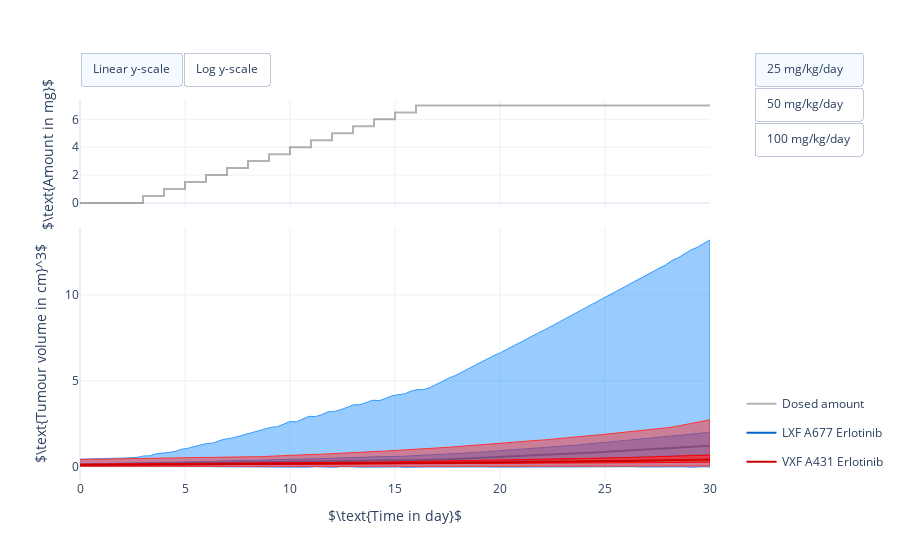

The cell this chart's notebook holds for it:
### Code cell
#
# Illustrate population PKPD simulation.
#
# Needs above defined dosing regimens, percentiles, times, simulation results,
# and the population size:
# [dosing_regimens, percentiles, times, population_results, N]
#

# import plotly.io
import plotly.graph_objects as go
from plotly.subplots import make_subplots


# Create figure
#fig = go.Figure()
fig = make_subplots(rows=2, cols=1, shared_xaxes=True, row_heights=[0.3, 0.7], vertical_spacing=0.05)

# Plot simulations for different dosing strategies
for dose_id, dose_series in enumerate(dosing_time_series):
    # Plot administered drug
    fig.add_trace(
        go.Scatter(
            x=dose_series[0, :],
            y=dose_series[1, :],
            name="Dosed amount",
            hovertemplate=
                    "<b></b>Cumulative amount of compound<br>" +
                    "Time: %{x:.0f} day<br>" +
                    "Amount: %{y:.01f} mg<br>" +
                    "<extra></extra>",
            line=dict(color='rgb(0, 0, 0)'),
            mode='lines',
            opacity=0.3,
            visible = dose_id == 0),  # Only show first dosing regimen
        row=1,
        col=1)

    # Plot data LXF A677 Erlotinib
    # Plot 0th percentile to 100th precentile
    fig.add_trace(
        go.Scatter(
            x=np.hstack([times,times[::-1]]),
            y=np.hstack([
                population_results[0, dose_id, 0, :], 
                population_results[0, dose_id, 4, ::-1]]),
            line=dict(width=1, color='rgb(51, 153, 255)'),
            fill='toself',
            legendgroup="LXF A677 Erlotinib",
            name="0th to 100th percentile",
            hoverinfo='name',
            showlegend=False,
            visible = dose_id == 0),  # Only show first dosing regimen
        row=2,
        col=1)

    # Plot 25th percentile to 75th precentile
    fig.add_trace(
        go.Scatter(
            x=np.hstack([times,times[::-1]]),
            y=np.hstack([
                population_results[0, dose_id, 1, :], 
                population_results[0, dose_id, 3, ::-1]]),
            line=dict(width=1, color='rgb(0, 128, 255)'),
            fill='toself',
            legendgroup="LXF A677 Erlotinib",
            name="25th to 75th percentile",
            hoverinfo='name',
            showlegend=False,
            visible = dose_id == 0),  # Only show first dosing regimen
        row=2,
        col=1)

    # Plot Median
    fig.add_trace(
        go.Scatter(
            x=times,
            y=population_results[0, dose_id, 2, :],
            legendgroup="LXF A677 Erlotinib",
            name="LXF A677 Erlotinib",
            hovertemplate=
                    "<b></b>Median<br>" +
                    "Population size: %d<br>" % N +
                    "Time: %{x:.02f} day<br>" +
                    "Tumour volume: %{y:.02f} cm^3<br>" +
                    "<extra></extra>",
            line=dict(color='rgb(0, 102, 204)'),
            visible = dose_id == 0),  # Only show first dosing regimen
        row=2,
        col=1)

    # Plot data VXF A431 Erlotinib
    # Plot 0th percentile to 100th precentile
    fig.add_trace(
        go.Scatter(
            x=np.hstack([times,times[::-1]]),
            y=np.hstack([
                population_results[1, dose_id, 0, :], 
                population_results[1, dose_id, 4, ::-1]]),
            line=dict(width=1, color='rgb(255, 51, 51)'),
            fill='toself',
            legendgroup="VXF A431 Erlotinib",
            name="0th to 100th percentile",
            hoverinfo='name',
            showlegend=False,
            visible = dose_id == 0),  # Only show first dosing regimen
        row=2,
        col=1)

    # Plot 25th percentile to 75th precentile
    fig.add_trace(
        go.Scatter(
            x=np.hstack([times,times[::-1]]),
            y=np.hstack([
                population_results[1, dose_id, 1, :], 
                population_results[1, dose_id, 3, ::-1]]),
            line=dict(width=1, color='rgb(255, 0, 0)'),
            fill='toself',
            legendgroup="VXF A431 Erlotinib",
            name="25th to 75th percentile",
            hoverinfo='name',
            showlegend=False,
            visible = dose_id == 0),  # Only show first dosing regimen
        row=2,
        col=1)

    # Plot Median
    fig.add_trace(
        go.Scatter(
            x=times,
            y=population_results[1, dose_id, 2, :],
            legendgroup="VXF A431 Erlotinib",
            name="VXF A431 Erlotinib",
            hovertemplate=
                    "<b></b>Median<br>" +
                    "Population size: %d<br>" % N +
                    "Time: %{x:.02f} day<br>" +
                    "Tumour volume: %{y:.02f} cm^3<br>" +
                    "<extra></extra>",
            line=dict(color='rgb(204, 0, 0)'),
            visible = dose_id == 0),  # Only show first dosing regimen
        row=2,
        col=1)

# Set figure size
fig.update_layout(
    autosize=True,
    template="plotly_white")

# Set X axis label
fig.update_xaxes(title_text=r'$\text{Time in day}$', row=2, col=1)

# Set Y axes labels
fig.update_yaxes(title_text=r'$\text{Tumour volume in cm}^3$', row=2, col=1)
fig.update_yaxes(title_text=r'$\text{Amount in mg}$', row=1, col=1)

# Add switch between linear and log y-scale, and switches between dosing regimens
fig.update_layout(
    updatemenus=[
        dict(
            type = "buttons",
            direction = "left",
            buttons=list([
                dict(
                    args=[{"yaxis2.type": "linear"}],
                    label="Linear y-scale",
                    method="relayout"
                ),
                dict(
                    args=[{"yaxis2.type": "log"}],
                    label="Log y-scale",
                    method="relayout"
                )
            ]),
            pad={"r": 0, "t": -10},
            showactive=True,
            x=0.0,
            xanchor="left",
            y=1.1,
            yanchor="top"
        ),
        dict(
            type = "buttons",
            direction = "down",
            buttons=list([
                dict(
                    args=[{"visible": [True]*7 + [False]*7 + [False]*7}],
                    label="25 mg/kg/day",
                    method="update"
                ),
                dict(
                    args=[{"visible": [False]*7 + [True]*7 + [False]*7}],
                    label="50 mg/kg/day",
                    method="update"
                ),
                dict(
                    args=[{"visible": [False]*7 + [False]*7 + [True]*7}],
                    label="100 mg/kg/day",
                    method="update"
                )
            ]),
            pad={"r": 0, "t": -10},
            showactive=True,
            x=1.07,
            xanchor="left",
            y=1.1,
            yanchor="top"
        ),
    ]
)

# Position legend
fig.update_layout(legend=dict(
    yanchor="bottom",
    y=0.01,
    xanchor="left",
    x=1.05))

# Show figure
fig.show()

### Figure 1 — Plotly figure (JSON) as saved in the notebook; plotly's stock layout.template omitted (floating-point values rounded to 4 significant figures; data arrays with more than 128 entries replaced by an {"elided": "..."} marker saying what was removed)
{"data": [{"hovertemplate": "<b></b>Cumulative amount of compound<br>Time: %{x:.0f} day<br>Amount: %{y:.01f} mg<br><extra></extra>", "line": {"color": "rgb(0, 0, 0)"}, "mode": "lines", "name": "Dosed amount", "opacity": 0.3, "type": "scatter", "visible": true, "x": [0, 3, 3.001, 4, 4.001, 5, 5.001, 6, 6.001, 7, 7.001, 8, 8.001, 9, 9.001, 10, 10.0, 11, 11.0, 12, 12.0, 13, 13.0, 14, 14.0, 15, 15.0, 16, 16.0, 30], "xaxis": "x", "y": [0, 0, 0.5, 0.5, 1, 1, 1.5, 1.5, 2, 2, 2.5, 2.5, 3, 3, 3.5, 3.5, 4, 4, 4.5, 4.5, 5, 5, 5.5, 5.5, 6, 6, 6.5, 6.5, 7, 7], "yaxis": "y"}, {"fill": "toself", "hoverinfo": "name", "legendgroup": "LXF A677 Erlotinib", "line": {"color": "rgb(51, 153, 255)", "width": 1}, "name": "0th to 100th percentile", "showlegend": false, "type": "scatter", "visible": true, "x": {"elided": "200 float values"}, "xaxis": "x2", "y": {"elided": "200 float values"}, "yaxis": "y2"}, {"fill": "toself", "hoverinfo": "name", "legendgroup": "LXF A677 Erlotinib", "line": {"color": "rgb(0, 128, 255)", "width": 1}, "name": "25th to 75th percentile", "showlegend": false, "type": "scatter", "visible": true, "x": {"elided": "200 float values"}, "xaxis": "x2", "y": {"elided": "200 float values"}, "yaxis": "y2"}, {"hovertemplate": "<b></b>Median<br>Population size: 1000<br>Time: %{x:.02f} day<br>Tumour volume: %{y:.02f} cm^3<br><extra></extra>", "legendgroup": "LXF A677 Erlotinib", "line": {"color": "rgb(0, 102, 204)"}, "name": "LXF A677 Erlotinib", "type": "scatter", "visible": true, "x": [0, 0.303, 0.6061, 0.9091, 1.212, 1.515, 1.818, 2.121, 2.424, 2.727, 3.03, 3.333, 3.636, 3.939, 4.242, 4.545, 4.848, 5.152, 5.455, 5.758, 6.061, 6.364, 6.667, 6.97, 7.273, 7.576, 7.879, 8.182, 8.485, 8.788, 9.091, 9.394, 9.697, 10, 10.3, 10.61, 10.91, 11.21, 11.52, 11.82, 12.12, 12.42, 12.73, 13.03, 13.33, 13.64, 13.94, 14.24, 14.55, 14.85, 15.15, 15.45, 15.76, 16.06, 16.36, 16.67, 16.97, 17.27, 17.58, 17.88, 18.18, 18.48, 18.79, 19.09, 19.39, 19.7, 20, 20.3, 20.61, 20.91, 21.21, 21.52, 21.82, 22.12, 22.42, 22.73, 23.03, 23.33, 23.64, 23.94, 24.24, 24.55, 24.85, 25.15, 25.45, 25.76, 26.06, 26.36, 26.67, 26.97, 27.27, 27.58, 27.88, 28.18, 28.48, 28.79, 29.09, 29.39, 29.7, 30], "xaxis": "x2", "y": [0.1226, 0.13, 0.1357, 0.1423, 0.1489, 0.1559, 0.1644, 0.1705, 0.1792, 0.1903, 0.1951, 0.1912, 0.1997, 0.2077, 0.2039, 0.2086, 0.2174, 0.2145, 0.2192, 0.2262, 0.231, 0.229, 0.2386, 0.2442, 0.2439, 0.2496, 0.2596, 0.252, 0.2658, 0.2723, 0.2737, 0.2763, 0.2881, 0.2987, 0.2929, 0.2995, 0.3088, 0.3036, 0.3115, 0.3212, 0.3213, 0.3281, 0.3353, 0.3459, 0.341, 0.3489, 0.363, 0.354, 0.3641, 0.3704, 0.3749, 0.3731, 0.3897, 0.3935, 0.3937, 0.4041, 0.4183, 0.4294, 0.4428, 0.4575, 0.4683, 0.4855, 0.4977, 0.5165, 0.5276, 0.5462, 0.5592, 0.5792, 0.5961, 0.6178, 0.6289, 0.6528, 0.6616, 0.6789, 0.7067, 0.7207, 0.7441, 0.7593, 0.7803, 0.7958, 0.8136, 0.8337, 0.8545, 0.8674, 0.893, 0.9115, 0.9329, 0.955, 0.9769, 1.0, 1.018, 1.044, 1.065, 1.087, 1.12, 1.131, 1.155, 1.18, 1.197, 1.218], "yaxis": "y2"}, {"fill": "toself", "hoverinfo": "name", "legendgroup": "VXF A431 Erlotinib", "line": {"color": "rgb(255, 51, 51)", "width": 1}, "name": "0th to 100th percentile", "showlegend": false, "type": "scatter", "visible": true, "x": {"elided": "200 float values"}, "xaxis": "x2", "y": {"elided": "200 float values"}, "yaxis": "y2"}, {"fill": "toself", "hoverinfo": "name", "legendgroup": "VXF A431 Erlotinib", "line": {"color": "rgb(255, 0, 0)", "width": 1}, "name": "25th to 75th percentile", "showlegend": false, "type": "scatter", "visible": true, "x": {"elided": "200 float values"}, "xaxis": "x2", "y": {"elided": "200 float values"}, "yaxis": "y2"}, {"hovertemplate": "<b></b>Median<br>Population size: 1000<br>Time: %{x:.02f} day<br>Tumour volume: %{y:.02f} cm^3<br><extra></extra>", "legendgroup": "VXF A431 Erlotinib", "line": {"color": "rgb(204, 0, 0)"}, "name": "VXF A431 Erlotinib", "type": "scatter", "visible": true, "x": [0, 0.303, 0.6061, 0.9091, 1.212, 1.515, 1.818, 2.121, 2.424, 2.727, 3.03, 3.333, 3.636, 3.939, 4.242, 4.545, 4.848, 5.152, 5.455, 5.758, 6.061, 6.364, 6.667, 6.97, 7.273, 7.576, 7.879, 8.182, 8.485, 8.788, 9.091, 9.394, 9.697, 10, 10.3, 10.61, 10.91, 11.21, 11.52, 11.82, 12.12, 12.42, 12.73, 13.03, 13.33, 13.64, 13.94, 14.24, 14.55, 14.85, 15.15, 15.45, 15.76, 16.06, 16.36, 16.67, 16.97, 17.27, 17.58, 17.88, 18.18, 18.48, 18.79, 19.09, 19.39, 19.7, 20, 20.3, 20.61, 20.91, 21.21, 21.52, 21.82, 22.12, 22.42, 22.73, 23.03, 23.33, 23.64, 23.94, 24.24, 24.55, 24.85, 25.15, 25.45, 25.76, 26.06, 26.36, 26.67, 26.97, 27.27, 27.58, 27.88, 28.18, 28.48, 28.79, 29.09, 29.39, 29.7, 30], "xaxis": "x2", "y": [0.111, 0.1145, 0.1162, 0.1171, 0.1212, 0.1225, 0.1247, 0.1273, 0.1296, 0.1316, 0.1329, 0.1335, 0.1361, 0.1385, 0.1375, 0.1399, 0.1427, 0.1429, 0.1452, 0.1468, 0.147, 0.1488, 0.1506, 0.1539, 0.152, 0.1557, 0.1566, 0.1576, 0.1606, 0.1634, 0.1638, 0.1637, 0.1681, 0.1703, 0.1708, 0.1732, 0.1753, 0.1752, 0.1775, 0.1813, 0.1841, 0.1831, 0.1865, 0.1896, 0.1888, 0.1916, 0.196, 0.1944, 0.1962, 0.201, 0.2003, 0.2014, 0.2041, 0.2068, 0.2083, 0.211, 0.2133, 0.2195, 0.2207, 0.2234, 0.2288, 0.2316, 0.2363, 0.2395, 0.2432, 0.249, 0.2513, 0.2543, 0.2596, 0.2646, 0.2675, 0.2744, 0.2752, 0.2809, 0.2875, 0.2894, 0.2948, 0.2989, 0.3034, 0.3087, 0.3147, 0.3171, 0.3257, 0.3297, 0.3346, 0.3403, 0.3454, 0.3536, 0.3557, 0.3616, 0.367, 0.3761, 0.3808, 0.3873, 0.3901, 0.3973, 0.4048, 0.4127, 0.4172, 0.4262], "yaxis": "y2"}, {"hovertemplate": "<b></b>Cumulative amount of compound<br>Time: %{x:.0f} day<br>Amount: %{y:.01f} mg<br><extra></extra>", "line": {"color": "rgb(0, 0, 0)"}, "mode": "lines", "name": "Dosed amount", "opacity": 0.3, "type": "scatter", "visible": false, "x": [0, 3, 3.001, 4, 4.001, 5, 5.001, 6, 6.001, 7, 7.001, 8, 8.001, 9, 9.001, 10, 10.0, 11, 11.0, 12, 12.0, 13, 13.0, 14, 14.0, 15, 15.0, 16, 16.0, 30], "xaxis": "x", "y": [0, 0, 1, 1, 2, 2, 3, 3, 4, 4, 5, 5, 6, 6, 7, 7, 8, 8, 9, 9, 10, 10, 11, 11, 12, 12, 13, 13, 14, 14], "yaxis": "y"}, {"fill": "toself", "hoverinfo": "name", "legendgroup": "LXF A677 Erlotinib", "line": {"color": "rgb(51, 153, 255)", "width": 1}, "name": "0th to 100th percentile", "showlegend": false, "type": "scatter", "visible": false, "x": {"elided": "200 float values"}, "xaxis": "x2", "y": {"elided": "200 float values"}, "yaxis": "y2"}, {"fill": "toself", "hoverinfo": "name", "legendgroup": "LXF A677 Erlotinib", "line": {"color": "rgb(0, 128, 255)", "width": 1}, "name": "25th to 75th percentile", "showlegend": false, "type": "scatter", "visible": false, "x": {"elided": "200 float values"}, "xaxis": "x2", "y": {"elided": "200 float values"}, "yaxis": "y2"}, {"hovertemplate": "<b></b>Median<br>Population size: 1000<br>Time: %{x:.02f} day<br>Tumour volume: %{y:.02f} cm^3<br><extra></extra>", "legendgroup": "LXF A677 Erlotinib", "line": {"color": "rgb(0, 102, 204)"}, "name": "LXF A677 Erlotinib", "type": "scatter", "visible": false, "x": [0, 0.303, 0.6061, 0.9091, 1.212, 1.515, 1.818, 2.121, 2.424, 2.727, 3.03, 3.333, 3.636, 3.939, 4.242, 4.545, 4.848, 5.152, 5.455, 5.758, 6.061, 6.364, 6.667, 6.97, 7.273, 7.576, 7.879, 8.182, 8.485, 8.788, 9.091, 9.394, 9.697, 10, 10.3, 10.61, 10.91, 11.21, 11.52, 11.82, 12.12, 12.42, 12.73, 13.03, 13.33, 13.64, 13.94, 14.24, 14.55, 14.85, 15.15, 15.45, 15.76, 16.06, 16.36, 16.67, 16.97, 17.27, 17.58, 17.88, 18.18, 18.48, 18.79, 19.09, 19.39, 19.7, 20, 20.3, 20.61, 20.91, 21.21, 21.52, 21.82, 22.12, 22.42, 22.73, 23.03, 23.33, 23.64, 23.94, 24.24, 24.55, 24.85, 25.15, 25.45, 25.76, 26.06, 26.36, 26.67, 26.97, 27.27, 27.58, 27.88, 28.18, 28.48, 28.79, 29.09, 29.39, 29.7, 30], "xaxis": "x2", "y": [0.1212, 0.1289, 0.1351, 0.1421, 0.1485, 0.157, 0.1639, 0.172, 0.181, 0.1893, 0.1937, 0.18, 0.1829, 0.1916, 0.1772, 0.1795, 0.1849, 0.1787, 0.1799, 0.1861, 0.1858, 0.1795, 0.1861, 0.1936, 0.1831, 0.1845, 0.1928, 0.1868, 0.1903, 0.1939, 0.1912, 0.1872, 0.198, 0.2015, 0.1923, 0.1982, 0.2041, 0.194, 0.1982, 0.2064, 0.2002, 0.2006, 0.2071, 0.2091, 0.1989, 0.2057, 0.2125, 0.2064, 0.2079, 0.2162, 0.206, 0.2062, 0.2127, 0.2193, 0.2046, 0.216, 0.2256, 0.2367, 0.2415, 0.2553, 0.2585, 0.275, 0.2786, 0.2905, 0.2993, 0.3074, 0.3229, 0.3358, 0.3435, 0.3601, 0.3645, 0.3826, 0.3937, 0.4081, 0.4178, 0.4304, 0.4424, 0.4567, 0.4731, 0.4809, 0.5017, 0.5138, 0.5288, 0.5388, 0.5535, 0.5656, 0.5785, 0.6039, 0.6224, 0.6318, 0.6448, 0.6705, 0.6841, 0.7027, 0.7231, 0.7395, 0.7598, 0.7787, 0.8113, 0.8383], "yaxis": "y2"}, {"fill": "toself", "hoverinfo": "name", "legendgroup": "VXF A431 Erlotinib", "line": {"color": "rgb(255, 51, 51)", "width": 1}, "name": "0th to 100th percentile", "showlegend": false, "type": "scatter", "visible": false, "x": {"elided": "200 float values"}, "xaxis": "x2", "y": {"elided": "200 float values"}, "yaxis": "y2"}, {"fill": "toself", "hoverinfo": "name", "legendgroup": "VXF A431 Erlotinib", "line": {"color": "rgb(255, 0, 0)", "width": 1}, "name": "25th to 75th percentile", "showlegend": false, "type": "scatter", "visible": false, "x": {"elided": "200 float values"}, "xaxis": "x2", "y": {"elided": "200 float values"}, "yaxis": "y2"}, {"hovertemplate": "<b></b>Median<br>Population size: 1000<br>Time: %{x:.02f} day<br>Tumour volume: %{y:.02f} cm^3<br><extra></extra>", "legendgroup": "VXF A431 Erlotinib", "line": {"color": "rgb(204, 0, 0)"}, "name": "VXF A431 Erlotinib", "type": "scatter", "visible": false, "x": [0, 0.303, 0.6061, 0.9091, 1.212, 1.515, 1.818, 2.121, 2.424, 2.727, 3.03, 3.333, 3.636, 3.939, 4.242, 4.545, 4.848, 5.152, 5.455, 5.758, 6.061, 6.364, 6.667, 6.97, 7.273, 7.576, 7.879, 8.182, 8.485, 8.788, 9.091, 9.394, 9.697, 10, 10.3, 10.61, 10.91, 11.21, 11.52, 11.82, 12.12, 12.42, 12.73, 13.03, 13.33, 13.64, 13.94, 14.24, 14.55, 14.85, 15.15, 15.45, 15.76, 16.06, 16.36, 16.67, 16.97, 17.27, 17.58, 17.88, 18.18, 18.48, 18.79, 19.09, 19.39, 19.7, 20, 20.3, 20.61, 20.91, 21.21, 21.52, 21.82, 22.12, 22.42, 22.73, 23.03, 23.33, 23.64, 23.94, 24.24, 24.55, 24.85, 25.15, 25.45, 25.76, 26.06, 26.36, 26.67, 26.97, 27.27, 27.58, 27.88, 28.18, 28.48, 28.79, 29.09, 29.39, 29.7, 30], "xaxis": "x2", "y": [0.1116, 0.1142, 0.1158, 0.1191, 0.1202, 0.1226, 0.1239, 0.1272, 0.1289, 0.1311, 0.1333, 0.1302, 0.1322, 0.1352, 0.1328, 0.1334, 0.1355, 0.133, 0.1327, 0.1357, 0.1366, 0.1357, 0.1375, 0.1383, 0.1355, 0.1377, 0.1399, 0.1378, 0.1385, 0.1405, 0.1389, 0.1396, 0.1416, 0.1453, 0.1406, 0.1427, 0.146, 0.1414, 0.1438, 0.1448, 0.1448, 0.1423, 0.1454, 0.149, 0.1451, 0.1487, 0.1501, 0.1481, 0.1494, 0.1505, 0.1497, 0.1482, 0.1518, 0.1543, 0.1515, 0.1528, 0.1563, 0.1569, 0.16, 0.1633, 0.1663, 0.1676, 0.1718, 0.1738, 0.1791, 0.1814, 0.186, 0.1881, 0.1917, 0.1924, 0.1977, 0.1988, 0.2038, 0.2065, 0.2104, 0.215, 0.2186, 0.2223, 0.227, 0.2325, 0.232, 0.2376, 0.2424, 0.2454, 0.2495, 0.253, 0.257, 0.2629, 0.2665, 0.2717, 0.2747, 0.2815, 0.2876, 0.2905, 0.2957, 0.3009, 0.3058, 0.3105, 0.3166, 0.3224], "yaxis": "y2"}, {"hovertemplate": "<b></b>Cumulative amount of compound<br>Time: %{x:.0f} day<br>Amount: %{y:.01f} mg<br><extra></extra>", "line": {"color": "rgb(0, 0, 0)"}, "mode": "lines", "name": "Dosed amount", "opacity": 0.3, "type": "scatter", "visible": false, "x": [0, 3, 3.001, 4, 4.001, 5, 5.001, 6, 6.001, 7, 7.001, 8, 8.001, 9, 9.001, 10, 10.0, 11, 11.0, 12, 12.0, 13, 13.0, 14, 14.0, 15, 15.0, 16, 16.0, 30], "xaxis": "x", "y": [0, 0, 2, 2, 4, 4, 6, 6, 8, 8, 10, 10, 12, 12, 14, 14, 16, 16, 18, 18, 20, 20, 22, 22, 24, 24, 26, 26, 28, 28], "yaxis": "y"}, {"fill": "toself", "hoverinfo": "name", "legendgroup": "LXF A677 Erlotinib", "line": {"color": "rgb(51, 153, 255)", "width": 1}, "name": "0th to 100th percentile", "showlegend": false, "type": "scatter", "visible": false, "x": {"elided": "200 float values"}, "xaxis": "x2", "y": {"elided": "200 float values"}, "yaxis": "y2"}, {"fill": "toself", "hoverinfo": "name", "legendgroup": "LXF A677 Erlotinib", "line": {"color": "rgb(0, 128, 255)", "width": 1}, "name": "25th to 75th percentile", "showlegend": false, "type": "scatter", "visible": false, "x": {"elided": "200 float values"}, "xaxis": "x2", "y": {"elided": "200 float values"}, "yaxis": "y2"}, {"hovertemplate": "<b></b>Median<br>Population size: 1000<br>Time: %{x:.02f} day<br>Tumour volume: %{y:.02f} cm^3<br><extra></extra>", "legendgroup": "LXF A677 Erlotinib", "line": {"color": "rgb(0, 102, 204)"}, "name": "LXF A677 Erlotinib", "type": "scatter", "visible": false, "x": [0, 0.303, 0.6061, 0.9091, 1.212, 1.515, 1.818, 2.121, 2.424, 2.727, 3.03, 3.333, 3.636, 3.939, 4.242, 4.545, 4.848, 5.152, 5.455, 5.758, 6.061, 6.364, 6.667, 6.97, 7.273, 7.576, 7.879, 8.182, 8.485, 8.788, 9.091, 9.394, 9.697, 10, 10.3, 10.61, 10.91, 11.21, 11.52, 11.82, 12.12, 12.42, 12.73, 13.03, 13.33, 13.64, 13.94, 14.24, 14.55, 14.85, 15.15, 15.45, 15.76, 16.06, 16.36, 16.67, 16.97, 17.27, 17.58, 17.88, 18.18, 18.48, 18.79, 19.09, 19.39, 19.7, 20, 20.3, 20.61, 20.91, 21.21, 21.52, 21.82, 22.12, 22.42, 22.73, 23.03, 23.33, 23.64, 23.94, 24.24, 24.55, 24.85, 25.15, 25.45, 25.76, 26.06, 26.36, 26.67, 26.97, 27.27, 27.58, 27.88, 28.18, 28.48, 28.79, 29.09, 29.39, 29.7, 30], "xaxis": "x2", "y": [0.1234, 0.1297, 0.1357, 0.1415, 0.1496, 0.1582, 0.165, 0.1725, 0.1787, 0.1883, 0.1892, 0.1556, 0.1596, 0.1662, 0.1411, 0.1405, 0.1442, 0.1313, 0.1275, 0.1323, 0.1284, 0.1168, 0.1205, 0.125, 0.1081, 0.1096, 0.1139, 0.1025, 0.09685, 0.1038, 0.0984, 0.09085, 0.0937, 0.09426, 0.08449, 0.08527, 0.09074, 0.0785, 0.07781, 0.08208, 0.07286, 0.07549, 0.07639, 0.07739, 0.06863, 0.06858, 0.0718, 0.06346, 0.06242, 0.06618, 0.06013, 0.05398, 0.0612, 0.05811, 0.0547, 0.05737, 0.056, 0.05971, 0.06548, 0.06577, 0.06776, 0.07392, 0.07875, 0.07979, 0.08577, 0.08905, 0.09255, 0.09969, 0.1013, 0.1098, 0.1111, 0.1163, 0.1263, 0.1299, 0.1329, 0.1414, 0.1466, 0.1615, 0.1651, 0.1732, 0.1799, 0.1904, 0.1955, 0.2072, 0.2207, 0.2229, 0.2334, 0.2413, 0.2494, 0.2596, 0.271, 0.2753, 0.2937, 0.3026, 0.3054, 0.3159, 0.3318, 0.3449, 0.3572, 0.3726], "yaxis": "y2"}, {"fill": "toself", "hoverinfo": "name", "legendgroup": "VXF A431 Erlotinib", "line": {"color": "rgb(255, 51, 51)", "width": 1}, "name": "0th to 100th percentile", "showlegend": false, "type": "scatter", "visible": false, "x": {"elided": "200 float values"}, "xaxis": "x2", "y": {"elided": "200 float values"}, "yaxis": "y2"}, {"fill": "toself", "hoverinfo": "name", "legendgroup": "VXF A431 Erlotinib", "line": {"color": "rgb(255, 0, 0)", "width": 1}, "name": "25th to 75th percentile", "showlegend": false, "type": "scatter", "visible": false, "x": {"elided": "200 float values"}, "xaxis": "x2", "y": {"elided": "200 float values"}, "yaxis": "y2"}, {"hovertemplate": "<b></b>Median<br>Population size: 1000<br>Time: %{x:.02f} day<br>Tumour volume: %{y:.02f} cm^3<br><extra></extra>", "legendgroup": "VXF A431 Erlotinib", "line": {"color": "rgb(204, 0, 0)"}, "name": "VXF A431 Erlotinib", "type": "scatter", "visible": false, "x": [0, 0.303, 0.6061, 0.9091, 1.212, 1.515, 1.818, 2.121, 2.424, 2.727, 3.03, 3.333, 3.636, 3.939, 4.242, 4.545, 4.848, 5.152, 5.455, 5.758, 6.061, 6.364, 6.667, 6.97, 7.273, 7.576, 7.879, 8.182, 8.485, 8.788, 9.091, 9.394, 9.697, 10, 10.3, 10.61, 10.91, 11.21, 11.52, 11.82, 12.12, 12.42, 12.73, 13.03, 13.33, 13.64, 13.94, 14.24, 14.55, 14.85, 15.15, 15.45, 15.76, 16.06, 16.36, 16.67, 16.97, 17.27, 17.58, 17.88, 18.18, 18.48, 18.79, 19.09, 19.39, 19.7, 20, 20.3, 20.61, 20.91, 21.21, 21.52, 21.82, 22.12, 22.42, 22.73, 23.03, 23.33, 23.64, 23.94, 24.24, 24.55, 24.85, 25.15, 25.45, 25.76, 26.06, 26.36, 26.67, 26.97, 27.27, 27.58, 27.88, 28.18, 28.48, 28.79, 29.09, 29.39, 29.7, 30], "xaxis": "x2", "y": [0.1114, 0.1136, 0.116, 0.1189, 0.1209, 0.1213, 0.1247, 0.1267, 0.1282, 0.1319, 0.132, 0.1245, 0.1254, 0.1276, 0.1202, 0.121, 0.1231, 0.1177, 0.117, 0.1171, 0.1163, 0.111, 0.1133, 0.1162, 0.1086, 0.1091, 0.1113, 0.107, 0.1059, 0.1066, 0.105, 0.1027, 0.1037, 0.1048, 0.09958, 0.09994, 0.1005, 0.09762, 0.09718, 0.09972, 0.09656, 0.09424, 0.09495, 0.09596, 0.09139, 0.09313, 0.09434, 0.09052, 0.09114, 0.09331, 0.08916, 0.08692, 0.0888, 0.08991, 0.08586, 0.08769, 0.08847, 0.08922, 0.09082, 0.09256, 0.09453, 0.09676, 0.09845, 0.09803, 0.1024, 0.1039, 0.1059, 0.1067, 0.1087, 0.1108, 0.1121, 0.1153, 0.1151, 0.1177, 0.12, 0.1212, 0.1238, 0.1274, 0.1278, 0.1306, 0.1316, 0.1347, 0.1372, 0.1401, 0.1416, 0.144, 0.145, 0.148, 0.1514, 0.1541, 0.1554, 0.1574, 0.16, 0.1648, 0.1665, 0.1687, 0.1717, 0.1752, 0.1799, 0.1838], "yaxis": "y2"}], "layout": {"autosize": true, "legend": {"x": 1.05, "xanchor": "left", "y": 0.01, "yanchor": "bottom"}, "updatemenus": [{"buttons": [{"args": [{"yaxis2.type": "linear"}], "label": "Linear y-scale", "method": "relayout"}, {"args": [{"yaxis2.type": "log"}], "label": "Log y-scale", "method": "relayout"}], "direction": "left", "pad": {"r": 0, "t": -10}, "showactive": true, "type": "buttons", "x": 0, "xanchor": "left", "y": 1.1, "yanchor": "top"}, {"buttons": [{"args": [{"visible": [true, true, true, true, true, true, true, false, false, false, false, false, false, false, false, false, false, false, false, false, false]}], "label": "25 mg/kg/day", "method": "update"}, {"args": [{"visible": [false, false, false, false, false, false, false, true, true, true, true, true, true, true, false, false, false, false, false, false, false]}], "label": "50 mg/kg/day", "method": "update"}, {"args": [{"visible": [false, false, false, false, false, false, false, false, false, false, false, false, false, false, true, true, true, true, true, true, true]}], "label": "100 mg/kg/day", "method": "update"}], "direction": "down", "pad": {"r": 0, "t": -10}, "showactive": true, "type": "buttons", "x": 1.07, "xanchor": "left", "y": 1.1, "yanchor": "top"}], "xaxis": {"anchor": "y", "domain": [0, 1], "matches": "x2", "showticklabels": false}, "xaxis2": {"anchor": "y2", "domain": [0, 1], "title": {"text": "$\\text{Time in day}$"}}, "yaxis": {"anchor": "x", "domain": [0.715, 1], "title": {"text": "$\\text{Amount in mg}$"}}, "yaxis2": {"anchor": "x2", "domain": [0, 0.665], "title": {"text": "$\\text{Tumour volume in cm}^3$"}}}}
